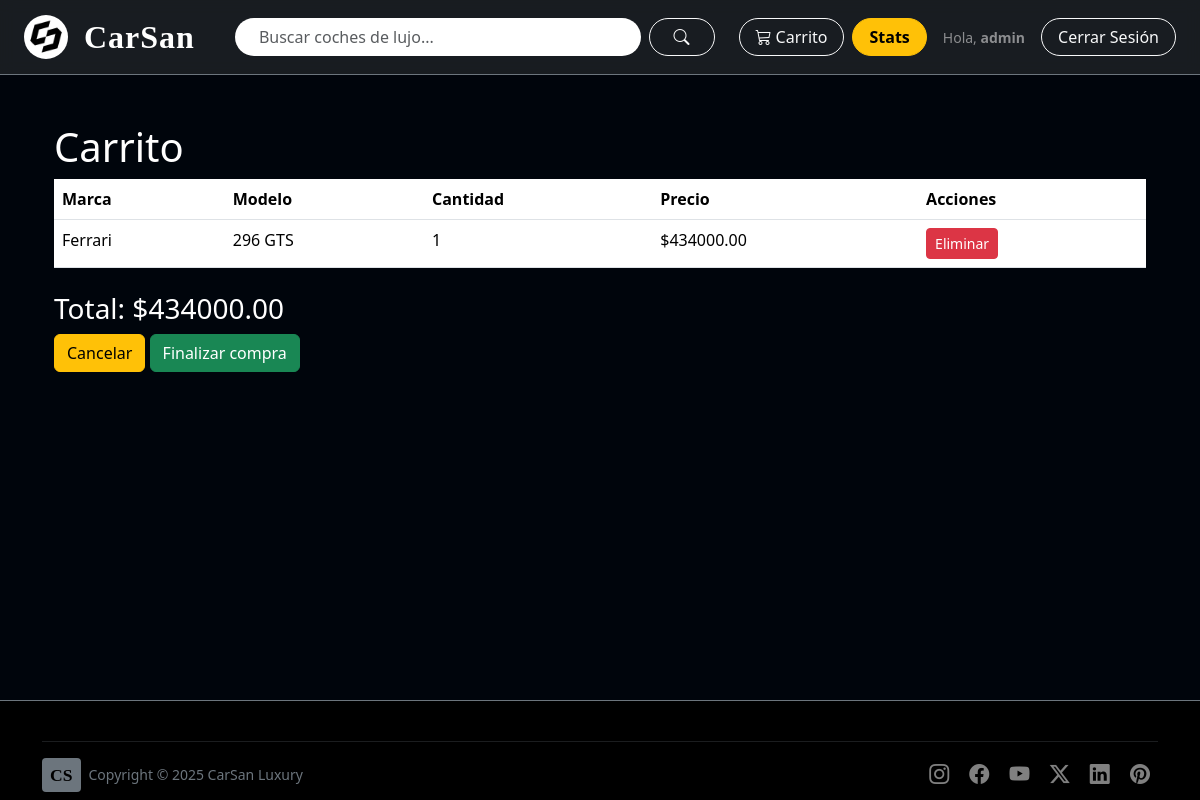
Page /carrito/ (signed in) on the earlier database version.
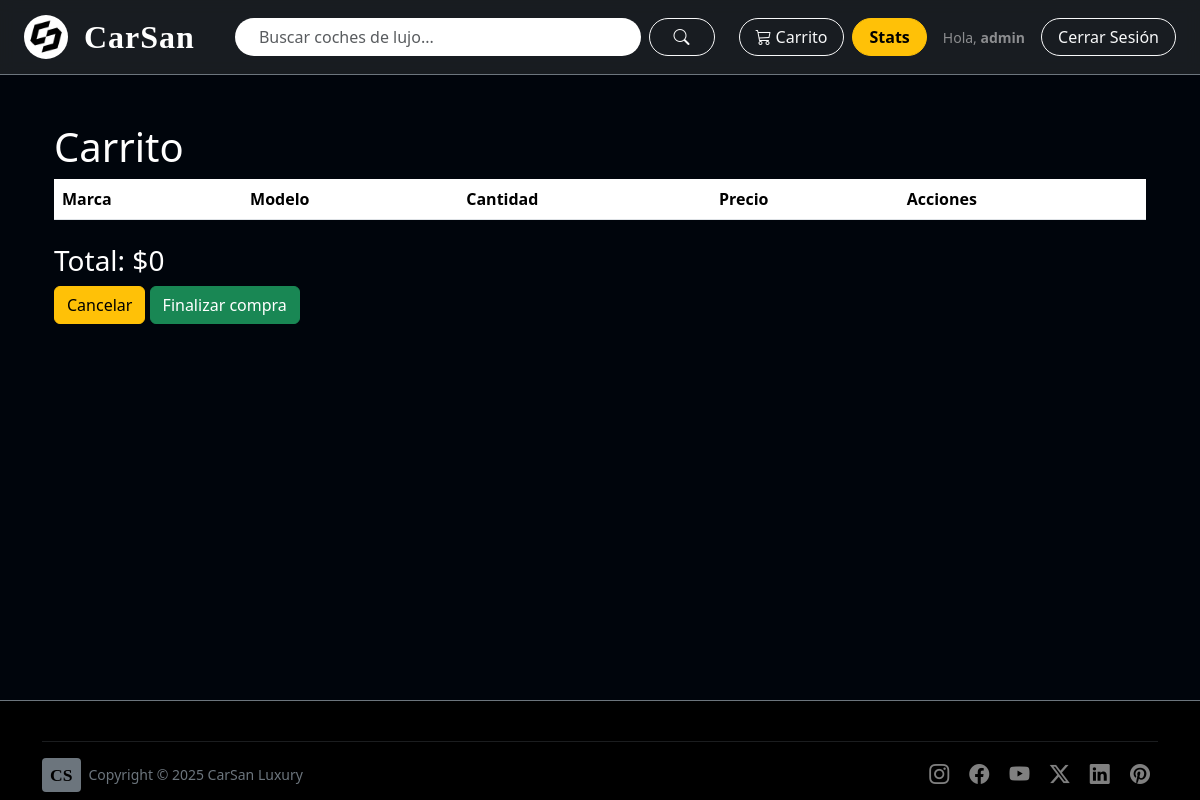
Same page on the later database version.
### tienda/models.py (models this page shows, shortened)
class Carrito(models.Model):
    user = models.ForeignKey(User, on_delete=models.CASCADE)
    coche = models.ForeignKey(Coche, on_delete=models.CASCADE)
    cantidad = models.PositiveIntegerField(default=1)

class Coche(models.Model):
    OPCIONES_MARCA = [
        ('Ferrari', 'Ferrari'),
        ('Lamborghini', 'Lamborghini'),
        ('Pagani', 'Pagani'),
        ('McLaren', 'McLaren'),
        ('BMW', 'BMW'),
    ]
    marca = models.CharField(max_length=50, choices=OPCIONES_MARCA)  # Marca del coche
    modelo = models.CharField(max_length=100)  # Modelo del coche
    año = models.IntegerField()  # Año de fabricación
    precio = models.DecimalField(max_digits=10, decimal_places=2)  # Precio del coche
    pais = models.CharField(max_length=100)  # País de origen
    descripcion = models.TextField(blank=True, null=True)  # Descripción del coche
    imagen = models.ImageField(upload_to='coches/', blank=True, null=True)  # Imagen del coche
    cantidad_disponible = models.PositiveIntegerField(default=0)  # Cantidad disponible

### tienda/views.py (the view)
# urls.py: path('carrito/', views.view_cart, name='view_cart'),
def view_cart(request):
    if not request.user.is_authenticated:
        return redirect(f"{request.build_absolute_uri('/')}?show_login=true")
    carrito_items = Carrito.objects.filter(user=request.user)
    total = sum(item.coche.precio * item.cantidad for item in carrito_items)
    return render(request, 'carrito.html', {'carrito_items': carrito_items, 'total': total})

### tienda/templates/carrito.html
{% extends 'base.html' %}
{% block content %}
<div class="container my-4">
  <h1 class="text-white">Carrito</h1>
  <table class="table">
    <thead>
      <tr>
        <th>Marca</th>
        <th>Modelo</th>
        <th>Cantidad</th>
        <th>Precio</th>
        <th>Acciones</th>
      </tr>
    </thead>
    <tbody>
      {% for item in carrito_items %}
      <tr>
        <td>{{ item.coche.marca }}</td>
        <td>{{ item.coche.modelo }}</td>
        <td>{{ item.cantidad }}</td>
        <td>${{ item.coche.precio }}</td>
        <td>
          <a href="{% url 'remove_from_cart' item.coche.id %}" class="btn btn-danger btn-sm">Eliminar</a>
        </td>
      </tr>
      {% endfor %}
    </tbody>
  </table>
  <div class="mt-4">
    <h3 class="text-white">Total: ${{ total }}</h3>
    <a href="{% url 'cancel' %}" class="btn btn-warning">Cancelar</a>
    <a href="{% url 'checkout' %}" class="btn btn-success">Finalizar compra</a>
  </div>
</div>
{% endblock %}

### tienda/templates/base.html (shortened to what this page needs)
{% load static %}
<!DOCTYPE html>
<html lang="es">
<head>
  <link href="https://cdn.jsdelivr.net/npm/bootstrap@5.3.5/dist/css/bootstrap.min.css" rel="stylesheet">
  <link href="https://cdn.jsdelivr.net/npm/bootstrap-icons@1.11.3/font/bootstrap-icons.min.css" rel="stylesheet">
</head>
<body class="d-flex flex-column min-vh-100" style="background-color: #00050c;">
<header>
  <nav class="navbar navbar-expand-lg navbar-dark bg-dark bg-opacity-75 shadow-sm border-bottom border-secondary" style="backdrop-filter: blur(8px);">
    <div class="container-fluid px-4">
      <a href="{% url 'index' %}" class="navbar-brand d-flex align-items-center gap-3 fs-2 fw-bold letter-spacing-2">
        <img src="{% static 'logo.PNG' %}" alt="Logo CarSan" class="rounded-circle bg-white p-1" style="width: 44px; height: 44px; object-fit: cover;">
        <span class="text-white" style="font-family: Georgia ; font-size: 2 rem; letter-spacing: 1px;">
          CarSan
        </span>
      </a>
      <div class="collapse navbar-collapse" id="mainNavbar">
        <form class="d-flex mx-lg-4 my-3 my-lg-0 flex-grow-1" method="GET" action="{% url 'index' %}">
          <input
            class="form-control me-2 text-white border-0 rounded-pill px-4"
            type="search"
            name="q"
            placeholder="Buscar coches de lujo..."
            aria-label="Buscar"
            value="{{ query|default:'' }}"
            style="min-width: 220px;"
          >
          <button class="btn btn-outline-light rounded-pill px-4" type="submit">
            <i class="bi bi-search"></i>
          </button>
        </form>
        <ul class="navbar-nav ms-auto align-items-center gap-2">
          <li class="nav-item">
            <a href="{% url 'view_cart' %}" class="btn btn-outline-light rounded-pill px-3 d-flex align-items-center gap-1">
              <i class="bi bi-cart3"></i>
              <span class="d-none d-md-inline">Carrito</span>
            </a>
          </li>
          {% if user.is_superuser %}
            <li class="nav-item">
              <a href="{% url 'estadisticas' %}" class="btn btn-warning fw-bold rounded-pill px-3 d-flex align-items-center gap-1">
                <span class="d-none d-md-inline">Stats</span>
              </a>
            </li>
          {% endif %}
          {% if user.is_authenticated %}
            <li class="nav-item">
              <span class="text-white-50 small px-2">Hola, <b>{{ user.username }}</b></span>
            </li>
            <li class="nav-item">
              <a href="{% url 'logout' %}" class="btn btn-outline-light rounded-pill px-3">Cerrar Sesión</a>
            </li>
          {% else %}
            <li class="nav-item">
              <button class="btn btn-light text-dark fw-bold rounded-pill px-4" data-bs-toggle="modal" data-bs-target="#loginModal">
                <i class="bi bi-person-circle me-1"></i> Login
              </button>
            </li>
          {% endif %}
        </ul>
      </div>
    </div>
  </nav>
</header>
  <main class="container flex-grow-1 my-4">
    {% block content %}{% endblock %}
  </main>
<footer class="bg-black border-top border-secondary mt-auto pt-4 pb-2">
  <div class="container">
    <hr class="border-secondary mb-3">
    <div class="row align-items-center">
      <div class="col-md-6 d-flex align-items-center gap-2">
        <span class="fw-bold px-2 py-1 bg-secondary text-black rounded-1" style="font-family: Georgia, serif; font-size: 1.1rem;">CS</span>
        <span class="text-secondary small">Copyright © 2025 CarSan Luxury</span>
      </div>
      <div class="col-md-6 text-end">
        <a href="https://instagram.com" class="text-white-50 fs-5 mx-2" title="Instagram"><i class="bi bi-instagram"></i></a>
        <a href="https://facebook.com" class="text-white-50 fs-5 mx-2" title="Facebook"><i class="bi bi-facebook"></i></a>
        <a href="https://youtube.com" class="text-white-50 fs-5 mx-2" title="YouTube"><i class="bi bi-youtube"></i></a>
        <a href="https://x.com" class="text-white-50 fs-5 mx-2" title="Twitter"><i class="bi bi-twitter-x"></i></a>
        <a href="https://linkedin.com" class="text-white-50 fs-5 mx-2" title="LinkedIn"><i class="bi bi-linkedin"></i></a>
        <a href="https://pinterest.com" class="text-white-50 fs-5 mx-2" title="Pinterest"><i class="bi bi-pinterest"></i></a>
      </div>
    </div>
  </div>
</footer>
</body>
</html>

Differences in the rows shown:
removed Carrito: coche.marca "Ferrari", coche.modelo "296 GTS", cantidad "1", coche.precio "434000.00"
Other differences:
{{ total }}: "434000.00" → "0"
